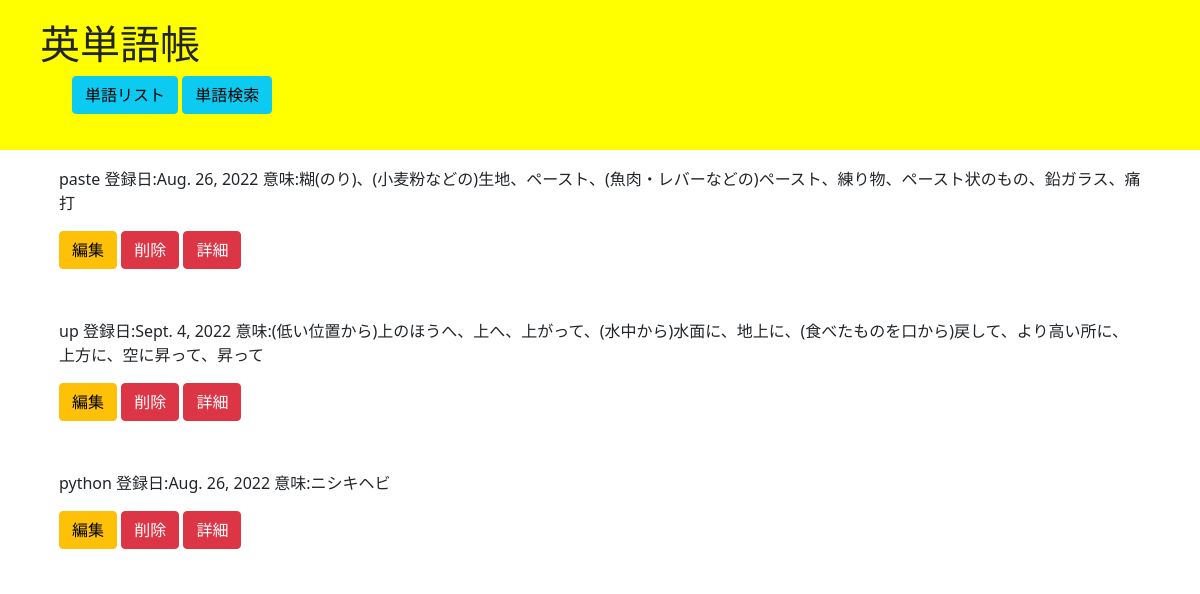
Page /list/ on the committed database.
### elapp/models.py (models this page shows, shortened)
class Newword(models.Model):
    word = models.CharField(max_length=25)
    date = models.DateField()
    mean = models.CharField(max_length=100, null=True)
    useful = models.PositiveIntegerField("the number of access", default="1")
    priority= models.CharField(
    max_length=50,
    choices = PRIORITY,
    null = True
    )

### elapp/views.py (the view)
# urls.py: path('list/', englishlist.as_view(), name = 'list'),
class englishlist(ListView):
    template_name='list.html'
    model= Newword

### templates/list.html (shortened to what this page needs)
{% extends 'base.html' %}
{% load static %}
{% block content %}
<div class="list" style="padding-top: 150px;"></div>
{% for item in object_list %}
<div class="alert alert-{{item.priority}}" role="alert">
    <p>{{ item.word }}  登録日:{{ item.date}} 意味:{{ item.mean}}</p>
    <a href="{% url 'update' item.pk %}" class="btn btn-warning " tabindex="-1" role="button" aria-disabled="true">編集</a>
    <a href="{% url 'delete' item.pk %}" class="btn btn-danger " tabindex="-1" role="button" aria-disabled="true">削除</a>
    <a href="{% url 'detail' item.pk %}" class="btn btn-danger " tabindex="-1" role="button" aria-disabled="true">詳細</a>
</div>
{% endfor %}
</div>
{% endblock content %}

### templates/base.html (shortened to what this page needs)
{% load static %}
<!doctype html>
<html lang="en">
  <head>
    <link href="https://cdn.jsdelivr.net/npm/bootstrap@5.0.2/dist/css/bootstrap.min.css" rel="stylesheet">
    <link rel="stylesheet" href="{% static 'style.css' %}">
  </head>
  <body>
    <header id="header">
      <div class="inner">
        <h1 class="logo">英単語帳</h1>
        <ul class="navi" style="list-style: none;">
          <li><a href="{% url 'list' %}" class="btn btn-info " tabindex="-1" role="button" aria-disabled="true">単語リスト</a></li>
          <li><a href="{% url 'form' %}" class="btn btn-info " tabindex="-1" role="button" aria-disabled="true">単語検索</a></li>
        </ul>
        </div>
    </header>
    <div class="container">
    {% block content %}
    {% endblock content %}
  </body>
</html>

### static/style.css (style rules this page uses)
header { position: fixed; z-index: 999; top: 0; left: 0; width: 100%; padding: 20px 40px; background-color: yellow; }
.navi li { display: inline; }

### rows in the picture
Newword: word "paste", date "Aug. 26, 2022", mean "糊(のり)、(小麦粉などの)生地、ペースト、(魚肉・レバーなどの)ペースト、練り物、ペースト状のもの、鉛ガラス、痛打"
Newword: word "up", date "Sept. 4, 2022", mean "(低い位置から)上のほうへ、上へ、上がって、(水中から)水面に、地上に、(食べたものを口から)戻して、より高い所に、上方に、空に昇って、昇って"
Newword: word "python", date "Aug. 26, 2022", mean "ニシキヘビ"
